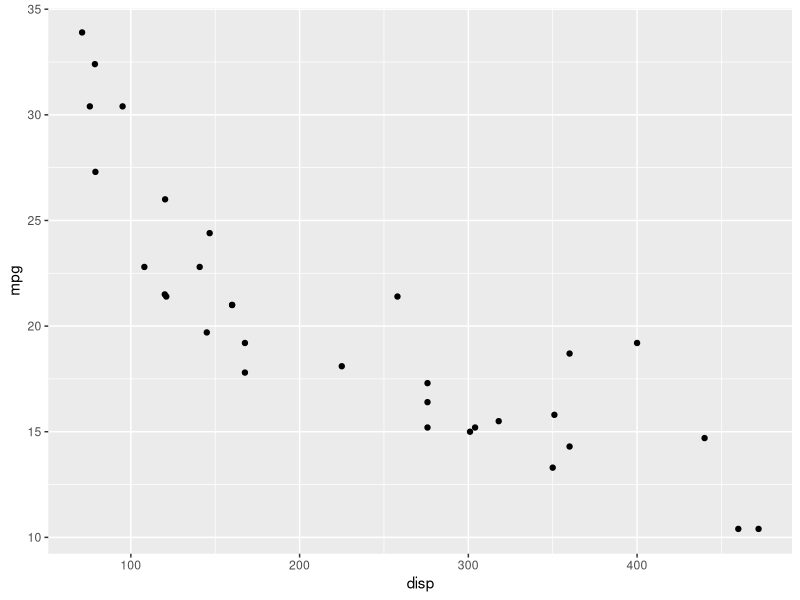
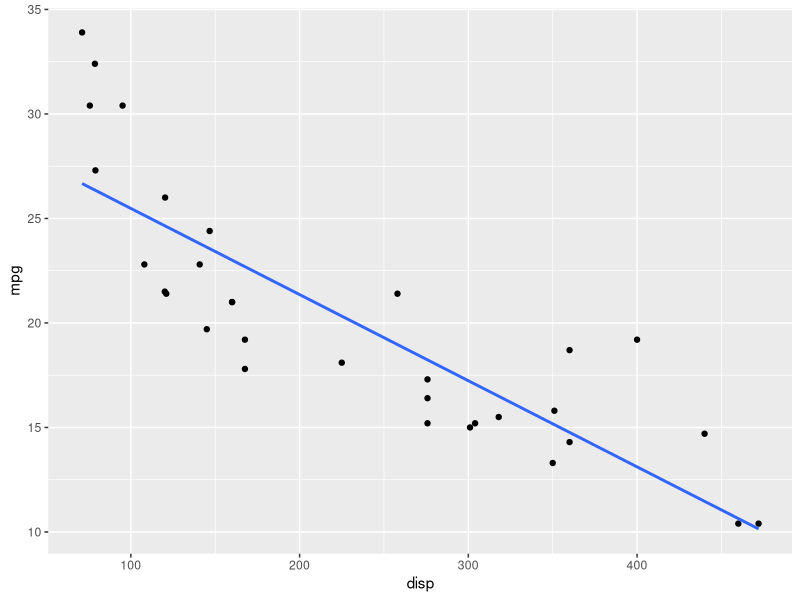
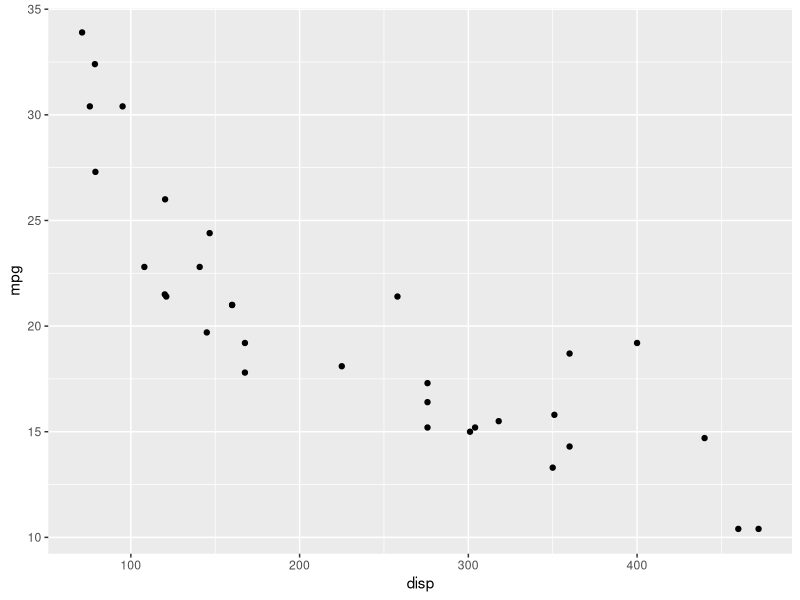
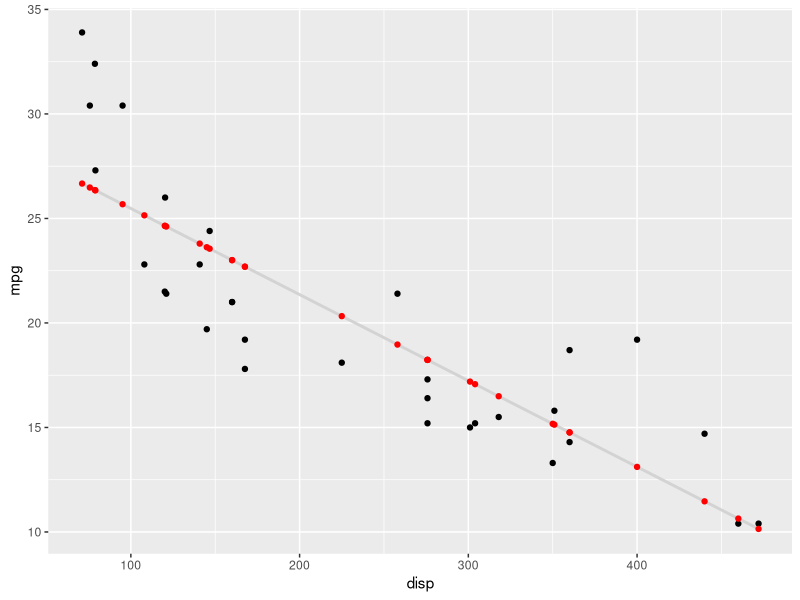
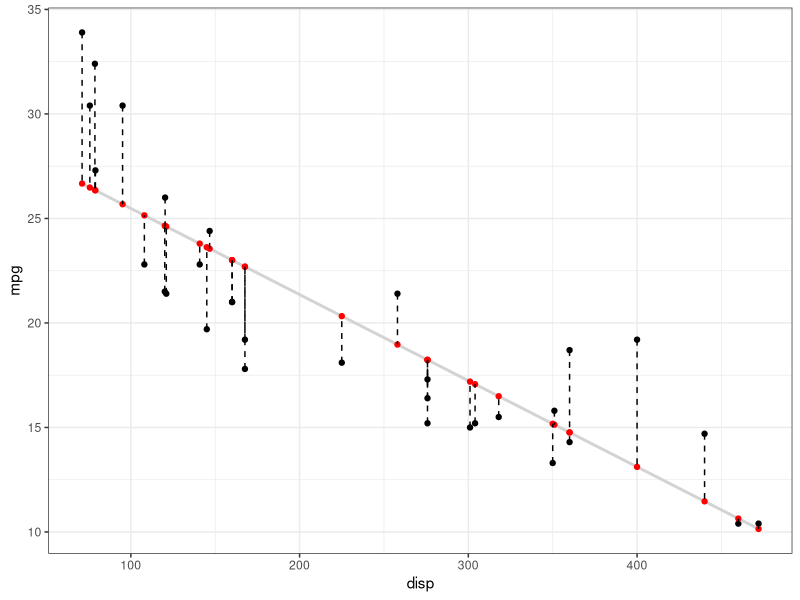

Source code (R) for these figures, in order:
#Packages
library(tidyverse)
library(fitdistrplus)


# Data
data("mtcars")
df <- mtcars

# quick peek
glimpse(df)

#plot mpg vs disp

p = ggplot(df, aes(x=disp,y=mpg)) +
  geom_point() 
p

p + geom_smooth(method = "lm", se=FALSE)

# Make linear model of relationship between disp and mpg
mod1 = lm(mpg ~ disp, data = df)

# gather info from model
df$predicted <- predict(mod1)
df$residuals <- residuals(mod1)
p

# plot from above but with model precited values
p2 = p + geom_smooth(method="lm", se=FALSE, alpha=.05, color="lightgrey") +
  geom_point(aes(y=df$predicted),color="Red")
p2

# Show residuals
p2 + geom_segment(aes(xend=disp,yend=df$predicted),linetype=2) +
  theme_bw() 
